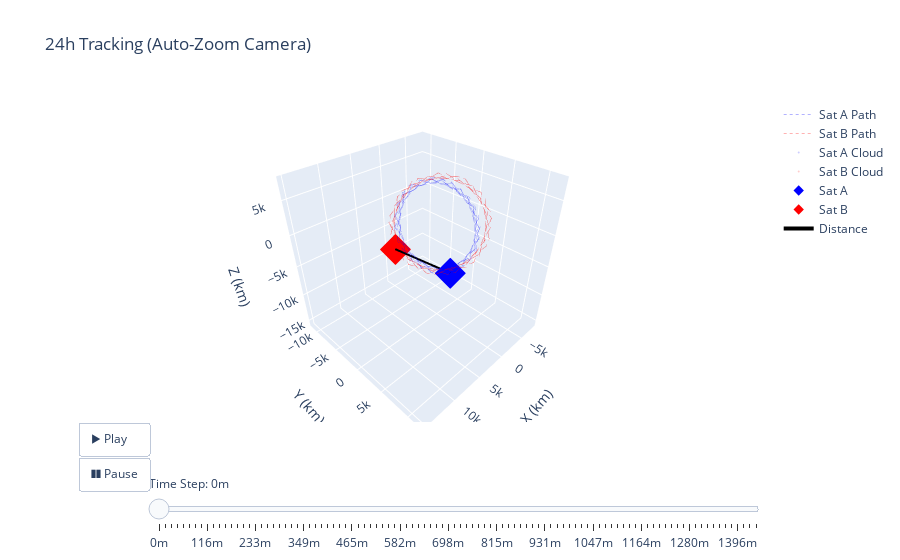

This figure's notebook cell:
### Code cell
import torch
import numpy as np
import pandas as pd
import math
import plotly.graph_objects as go
from sgp4.api import Satrec, WGS72

# --- 1. FORECAST ENGINE (Physics Fixed) ---
class ConjunctionForecaster:
    def __init__(self, assessor, tle1_A, tle2_A, tle1_B, tle2_B):
        self.assessor = assessor
        self.tle_A = (tle1_A, tle2_A)
        self.tle_B = (tle1_B, tle2_B)
        self.device = assessor.device

    def precompute_24h_tracks(self, start_time_str, steps=100):
        print(f"[-] Pre-computing {steps} frames for 24h forecast...")
        self.start_time = pd.to_datetime(start_time_str)
        self.times = np.linspace(0, 1440, steps) # 24 hours
        
        def get_track(tle, times_min):
            sat = Satrec.twoline2rv(*tle, WGS72)
            jd_epoch = sat.jdsatepoch + sat.jdsatepochF
            ts_epoch = pd.Timestamp(jd_epoch - 2440587.5, unit='D')
            
            # Offsets
            epoch_offset_min = (self.start_time - ts_epoch).total_seconds() / 60.0
            dt_since_epoch = times_min + epoch_offset_min
            
            # SGP4 (Julian Date)
            jd_sim = jd_epoch + (dt_since_epoch / 1440.0)
            e, r, v = sat.sgp4_array(jd_sim, np.zeros_like(jd_sim))
            
            # Handle NaNs
            r_np, v_np = np.array(r), np.array(v)
            if np.isnan(r_np).any(): r_np = np.nan_to_num(r_np)
            if np.isnan(v_np).any(): v_np = np.nan_to_num(v_np)

            # PINN Correction
            N = len(r_np)
            bstar = np.full((N, 1), sat.bstar)
            ndot = np.full((N, 1), sat.ndot)
            dt_in = dt_since_epoch.reshape(-1, 1)
            
            X_raw = np.hstack([r_np, v_np, bstar, ndot, dt_in])
            X_scaled = self.assessor.scaler_X.transform(X_raw)
            X_tensor = torch.tensor(X_scaled, dtype=torch.float32).to(self.device)
            t_tensor = torch.tensor(dt_in/1440.0, dtype=torch.float32).to(self.device)
            
            with torch.inference_mode():
                pred = self.assessor.model(X_tensor, t_tensor).cpu().numpy()
            
            corr = self.assessor.scaler_y.inverse_transform(pred)
            return r_np + corr[:, :3], v_np

        self.track_A, self.v_A = get_track(self.tle_A, self.times)
        self.track_B, self.v_B = get_track(self.tle_B, self.times)

    def generate_cloud(self, r, v, n_samples=200):
        # Reduced samples for smoother animation
        u_r = r / np.linalg.norm(r)
        h = np.cross(r, v)
        u_c = h / np.linalg.norm(h)
        u_i = np.cross(u_c, u_r)
        R_mat = np.stack([u_r, u_i, u_c], axis=1)
        # 50m Radial, 500m In-Track
        noise_ric = np.random.normal(0, [0.05, 0.50, 0.05], (n_samples, 3))
        return r + noise_ric @ R_mat.T

# --- 2. VISUALIZER WITH FOLLOW CAMERA ---
def visualize_forecast_animated(forecaster):
    print("[-] Building Follow-Camera Animation...")
    
    track_A = forecaster.track_A
    track_B = forecaster.track_B
    
    fig = go.Figure()

    # --- STATIC BACKGROUND (Whole Orbit) ---
    # We make these thin and transparent so they don't clutter the view
    fig.add_trace(go.Scatter3d(x=track_A[:,0], y=track_A[:,1], z=track_A[:,2],
                               mode='lines', name='Sat A Path', 
                               line=dict(color='blue', width=1, dash='dot'), opacity=0.3))
    fig.add_trace(go.Scatter3d(x=track_B[:,0], y=track_B[:,1], z=track_B[:,2],
                               mode='lines', name='Sat B Path', 
                               line=dict(color='red', width=1, dash='dot'), opacity=0.3))

    # --- DYNAMIC TRACES (Indices 2-6) ---
    cA = forecaster.generate_cloud(track_A[0], forecaster.v_A[0])
    cB = forecaster.generate_cloud(track_B[0], forecaster.v_B[0])
    
    fig.add_trace(go.Scatter3d(x=cA[:,0], y=cA[:,1], z=cA[:,2], mode='markers', name='Sat A Cloud',
                               marker=dict(size=2, color='blue', opacity=0.1))) 
    fig.add_trace(go.Scatter3d(x=cB[:,0], y=cB[:,1], z=cB[:,2], mode='markers', name='Sat B Cloud',
                               marker=dict(size=2, color='red', opacity=0.1))) 
    fig.add_trace(go.Scatter3d(x=[track_A[0,0]], y=[track_A[0,1]], z=[track_A[0,2]], mode='markers', name='Sat A',
                               marker=dict(size=8, color='blue', symbol='diamond'))) 
    fig.add_trace(go.Scatter3d(x=[track_B[0,0]], y=[track_B[0,1]], z=[track_B[0,2]], mode='markers', name='Sat B',
                               marker=dict(size=8, color='red', symbol='diamond'))) 
    fig.add_trace(go.Scatter3d(x=[track_A[0,0], track_B[0,0]], y=[track_A[0,1], track_B[0,1]], z=[track_A[0,2], track_B[0,2]],
                               mode='lines', name='Distance', line=dict(color='black', width=4)))

    # --- FRAMES WITH DYNAMIC CAMERA ---
    frames = []
    
    # Calculate global min/max miss distance to adapt zoom speed
    dists = np.linalg.norm(track_A - track_B, axis=1)
    
    for i, t_min in enumerate(forecaster.times):
        # 1. Update Data
        cloud_A = forecaster.generate_cloud(track_A[i], forecaster.v_A[i])
        cloud_B = forecaster.generate_cloud(track_B[i], forecaster.v_B[i])
        diff = track_A[i] - track_B[i]
        dist = np.linalg.norm(diff)
        
        # Risk Metric
        try:
            cov = np.cov((cloud_A - cloud_B).T)
            inv_cov = np.linalg.inv(cov)
            mahal = math.sqrt(diff.T @ inv_cov @ diff)
        except: mahal = 0.0
        
        status_color = "green" if mahal > 5 else "red"
        time_str = (forecaster.start_time + pd.Timedelta(minutes=t_min)).strftime("%H:%M")
        title_txt = f"Time: {time_str} (+{t_min:.0f}m) | Dist: {dist:.2f}km | <span style='color:{status_color}'>Risk: {mahal:.1f}σ</span>"

        # 2. CALCULATE CAMERA BOX (The "Follow" Logic)
        # Find midpoint between satellites
        mid = (track_A[i] + track_B[i]) / 2
        
        # Determine Zoom Level (Span)
        # If they are far apart (1000km), zoom out. If close (1km), zoom in.
        # We enforce a minimum box size of 50km so we don't get lost.
        span = max(50.0, dist * 1.5) 
        
        x_rng = [mid[0] - span, mid[0] + span]
        y_rng = [mid[1] - span, mid[1] + span]
        z_rng = [mid[2] - span, mid[2] + span]

        frames.append(go.Frame(
            data=[
                go.Scatter3d(x=cloud_A[:,0], y=cloud_A[:,1], z=cloud_A[:,2]),
                go.Scatter3d(x=cloud_B[:,0], y=cloud_B[:,1], z=cloud_B[:,2]),
                go.Scatter3d(x=[track_A[i,0]], y=[track_A[i,1]], z=[track_A[i,2]]),
                go.Scatter3d(x=[track_B[i,0]], y=[track_B[i,1]], z=[track_B[i,2]]),
                go.Scatter3d(x=[track_A[i,0], track_B[i,0]], y=[track_A[i,1], track_B[i,1]], z=[track_A[i,2], track_B[i,2]])
            ],
            traces=[2, 3, 4, 5, 6],
            layout=go.Layout(
                title=title_txt,
                scene=dict(
                    xaxis=dict(range=x_rng),
                    yaxis=dict(range=y_rng),
                    zaxis=dict(range=z_rng)
                )
            ),
            name=str(i)
        ))

    fig.frames = frames

    # --- INITIAL LAYOUT ---
    mid_start = (track_A[0] + track_B[0]) / 2
    span_start = max(50.0, np.linalg.norm(track_A[0]-track_B[0]) * 1.5)
    
    fig.update_layout(
        title="24h Tracking (Auto-Zoom Camera)",
        scene=dict(
            xaxis=dict(title='X (km)', range=[mid_start[0]-span_start, mid_start[0]+span_start]),
            yaxis=dict(title='Y (km)', range=[mid_start[1]-span_start, mid_start[1]+span_start]),
            zaxis=dict(title='Z (km)', range=[mid_start[2]-span_start, mid_start[2]+span_start]),
            aspectmode='cube' # Forces the defined ranges to appear cubic
        ),
        updatemenus=[{
            'type': 'buttons',
            'showactive': False,
            'y': 0, 'x': 0.1,
            'buttons': [{
                'label': '▶ Play',
                'method': 'animate',
                'args': [None, dict(frame=dict(duration=50, redraw=True), fromcurrent=True)]
            }, {
                'label': '❚❚ Pause',
                'method': 'animate',
                'args': [[], dict(frame=dict(duration=0, redraw=False), mode='immediate')]
            }]
        }],
        sliders=[{
            'currentvalue': {'prefix': 'Time Step: ', 'visible': True},
            'pad': {'t': 50},
            'len': 0.9, 'x': 0.1,
            'steps': [{'args': [[str(k)], dict(mode='immediate', frame=dict(duration=0, redraw=True))],
                       'label': f"{t:.0f}m", 'method': 'animate'} for k, t in enumerate(forecaster.times)]
        }]
    )
    
    fig.show()

# --- EXECUTION ---
# Scenario TLEs
tle1_A = "1 50803U 22001A   22011.83334491  .00918374  26886-3 -20449-2 0  9990"
tle2_A = "2 50803  53.2176 175.5863 0053823 179.7175 211.9048 15.94459142  2073"

# starlink 2
tle1_B = "1 50818U 22001R   25201.52391946  .00000770  00000-0  66461-4 0  9997"
tle2_B = "2 50818  53.2172 131.3553 0001321  87.3059 272.8085 15.08836309196634"

# closest debris
# tle1_B = "1 99999U 22001A   22011.83334491  .00918374  26886-3 -20449-2 0  9990"
# tle2_B = "2 99999  53.2100 175.6000 0053823 179.7175 211.9048 15.94459142 42073"

start_time = "2022-01-12 12:00:00"
forecaster = ConjunctionForecaster(assessor, tle1_A, tle2_A, tle1_B, tle2_B)
forecaster.precompute_24h_tracks(start_time, steps=100)
visualize_forecast_animated(forecaster)

### Figure 1 — Plotly figure (JSON) as saved in the notebook; plotly's stock layout.template omitted (floating-point values rounded to 4 significant figures; data arrays with more than 128 entries replaced by an {"elided": "..."} marker saying what was removed)
{"data": [{"line": {"color": "blue", "dash": "dot", "width": 1}, "mode": "lines", "name": "Sat A Path", "opacity": 0.3, "type": "scatter3d", "x": [1663.0, -4559.0, -6551.0, -2517.0, 3863.0, 6560.0, 3005.0, -3411.0, -6677.0, -3775.0, 2628.0, 6530.0, 4203.0, -2104.0, -6474.0, -4857.0, 1259.0, 6159.0, 5216.0, -694.1, -5961.0, -5713.0, -171.8, 5508.0, 5970.0, 750.2, -5179.0, -6305.0, -1601.0, 4592.0, 6418.0, 2168.0, -4164.0, -6608.0, -2955.0, 3452.0, 6566.0, 3452.0, -2959.0, -6611.0, -4164.0, 2142.0, 6402.0, 4580.0, -1597.0, -6296.0, -5176.0, 727.2, 5936.0, 5505.0, -177.3, -5689.0, -5948.0, -718.2, 5185.0, 6161.0, 1270.0, -4836.0, -6439.0, -2125.0, 4171.0, 6510.0, 2660.0, -3722.0, -6606.0, -3424.0, 2954.0, 6541.0, 3915.0, -2429.0, -6490.0, -4560.0, 1593.0, 6254.0, 4973.0, -1017.0, -6054.0, -5496.0, 154.1, 5658.0, 5786.0, 435.9, -5333.0, -6160.0, -1291.0, 4781.0, 6314.0, 1863.0, -4360.0, -6519.0, -2672.0, 3669.0, 6531.0, 3198.0, -3166.0, -6574.0, -3923.0, 2374.0, 6424.0, 4375.0], "y": [3706.0, 3358.0, -122.6, -3421.0, -3568.0, -318.3, 3270.0, 3770.0, 767.3, -2894.0, -3867.0, -1204.0, 2664.0, 4014.0, 1628.0, -2231.0, -3989.0, -2036.0, 1922.0, 4069.0, 2411.0, -1449.0, -3924.0, -2769.0, 1091.0, 3910.0, 3070.0, -586.6, -3687.0, -3368.0, 190.7, 3567.0, 3599.0, 305.5, -3274.0, -3801.0, -712.8, 3045.0, 3938.0, 1182.0, -2680.0, -4047.0, -1593.0, 2373.0, 4104.0, 2027.0, -1926.0, -4090.0, -2395.0, 1573.0, 4051.0, 2771.0, -1070.0, -3926.0, -3077.0, 686.3, 3806.0, 3382.0, -153.3, -3562.0, -3612.0, -235.7, 3368.0, 3822.0, 774.2, -3011.0, -3966.0, -1154.0, 2753.0, 4083.0, 1658.0, -2307.0, -4116.0, -2019.0, 1996.0, 4144.0, 2463.0, -1490.0, -4055.0, -2785.0, 1137.0, 3994.0, 3155.0, -591.6, -3786.0, -3410.0, 211.5, 3640.0, 3694.0, 338.3, -3321.0, -3862.0, -732.3, 3099.0, 4049.0, 1257.0, -2682.0, -4114.0, -1644.0, 2394.0], "z": [-5205.0, -3598.0, 1311.0, 5049.0, 4028.0, -824.2, -4893.0, -4336.0, 249.6, 4605.0, 4644.0, 300.7, -4351.0, -4891.0, -859.7, 3955.0, 5065.0, 1437.0, -3610.0, -5231.0, -1951.0, 3121.0, 5262.0, 2487.0, -2706.0, -5326.0, -2949.0, 2141.0, 5235.0, 3431.0, -1650.0, -5184.0, -3826.0, 1066.0, 4970.0, 4224.0, -524.9, -4787.0, -4525.0, -53.82, 4461.0, 4826.0, 622.8, -4166.0, -5018.0, -1187.0, 3737.0, 5205.0, 1742.0, -3370.0, -5266.0, -2259.0, 2845.0, 5338.0, 2779.0, -2411.0, -5295.0, -3212.0, 1824.0, 5218.0, 3693.0, -1329.0, -5081.0, -4040.0, 708.1, 4850.0, 4433.0, -179.5, -4622.0, -4690.0, -431.4, 4256.0, 4963.0, 977.6, -3938.0, -5127.0, -1557.0, 3468.0, 5258.0, 2089.0, -3063.0, -5318.0, -2605.0, 2507.0, 5302.0, 3100.0, -2039.0, -5255.0, -3529.0, 1425.0, 5092.0, 3963.0, -916.5, -4941.0, -4302.0, 292.8, 4639.0, 4639.0, 249.9, -4389.0]}, {"line": {"color": "red", "dash": "dot", "width": 1}, "mode": "lines", "name": "Sat B Path", "opacity": 0.3, "type": "scatter3d", "x": [5337.0, 3309.0, -1588.0, -5220.0, -4511.0, -63.04, 4357.0, 5009.0, 1353.0, -3522.0, -5495.0, -2894.0, 2076.0, 5207.0, 3855.0, -827.8, -4888.0, -4889.0, -830.1, 3851.0, 5191.0, 2068.0, -2877.0, -5466.0, -3505.0, 1342.0, 4972.0, 4316.0, -60.44, -4463.0, -5166.0, -1575.0, 3269.0, 5264.0, 2732.0, -2182.0, -5329.0, -4042.0, 586.3, 4637.0, 4684.0, 698.7, -3953.0, -5337.0, -2282.0, 2625.0, 5228.0, 3333.0, -1452.0, -5087.0, -4493.0, -175.9, 4209.0, 4951.0, 1434.0, -3370.0, -5401.0, -2938.0, 1932.0, 5085.0, 3858.0, -701.4, -4745.0, -4850.0, -928.8, 3698.0, 5114.0, 2131.0, -2727.0, -5356.0, -3529.0, 1205.0, 4838.0, 4299.0, 54.02, -4313.0, -5107.0, -1657.0, 3115.0, 5169.0, 2777.0, -2036.0, -5204.0, -4045.0, 458.5, 4493.0, 4645.0, 798.8, -3799.0, -5260.0, -2346.0, 2473.0, 5117.0, 3357.0, -1313.0, -4950.0, -4475.0, -291.5, 4058.0, 4893.0], "y": [-3099.0, 2376.0, 5835.0, 4352.0, -828.9, -5321.0, -5319.0, -824.0, 4357.0, 5850.0, 2382.0, -3117.0, -5989.0, -3800.0, 1593.0, 5632.0, 4902.0, 8.931, -4905.0, -5677.0, -1653.0, 3758.0, 5987.0, 3141.0, -2378.0, -5897.0, -4432.0, 772.5, 5315.0, 5358.0, 853.2, -4387.0, -5926.0, -2456.0, 3080.0, 6006.0, 3843.0, -1587.0, -5687.0, -4982.0, -70.43, 4891.0, 5712.0, 1687.0, -3779.0, -6058.0, -3217.0, 2334.0, 5906.0, 4475.0, -758.3, -5362.0, -5437.0, -919.0, 4365.0, 5954.0, 2494.0, -3092.0, -6072.0, -3921.0, 1537.0, 5688.0, 5022.0, 91.69, -4929.0, -5788.0, -1756.0, 3749.0, 6080.0, 3257.0, -2338.0, -5966.0, -4553.0, 702.8, 5355.0, 5474.0, 946.2, -4395.0, -6028.0, -2566.0, 3055.0, 6087.0, 3961.0, -1532.0, -5741.0, -5099.0, -152.0, 4914.0, 5820.0, 1788.0, -3771.0, -6150.0, -3331.0, 2294.0, 5973.0, 4592.0, -690.0, -5401.0, -5550.0, -1011.0], "z": [-2831.0, -5374.0, -3231.0, 1790.0, 5435.0, 4613.0, 19.57, -4448.0, -5009.0, -1192.0, 3778.0, 5685.0, 2913.0, -2189.0, -5293.0, -3779.0, 1075.0, 5161.0, 5011.0, 752.8, -4002.0, -5226.0, -1890.0, 3191.0, 5707.0, 3525.0, -1505.0, -5117.0, -4259.0, 345.3, 4799.0, 5325.0, 1476.0, -3483.0, -5350.0, -2551.0, 2551.0, 5631.0, 4078.0, -792.7, -4849.0, -4661.0, -388.0, 4357.0, 5548.0, 2176.0, -2900.0, -5377.0, -3165.0, 1869.0, 5460.0, 4563.0, -63.21, -4493.0, -4979.0, -1111.0, 3840.0, 5677.0, 2841.0, -2263.0, -5307.0, -3721.0, 1157.0, 5196.0, 4970.0, 670.4, -4056.0, -5206.0, -1812.0, 3260.0, 5709.0, 3459.0, -1584.0, -5141.0, -4208.0, 428.2, 4844.0, 5294.0, 1395.0, -3545.0, -5340.0, -2479.0, 2625.0, 5645.0, 4019.0, -874.3, -4884.0, -4620.0, -305.4, 4410.0, 5527.0, 2098.0, -2969.0, -5378.0, -3099.0, 1948.0, 5484.0, 4512.0, -146.1, -4537.0]}, {"marker": {"color": "blue", "opacity": 0.1, "size": 2}, "mode": "markers", "name": "Sat A Cloud", "type": "scatter3d", "x": {"elided": "200 float values"}, "y": {"elided": "200 float values"}, "z": {"elided": "200 float values"}}, {"marker": {"color": "red", "opacity": 0.1, "size": 2}, "mode": "markers", "name": "Sat B Cloud", "type": "scatter3d", "x": {"elided": "200 float values"}, "y": {"elided": "200 float values"}, "z": {"elided": "200 float values"}}, {"marker": {"color": "blue", "size": 8, "symbol": "diamond"}, "mode": "markers", "name": "Sat A", "type": "scatter3d", "x": [1663.0], "y": [3706.0], "z": [-5205.0]}, {"marker": {"color": "red", "size": 8, "symbol": "diamond"}, "mode": "markers", "name": "Sat B", "type": "scatter3d", "x": [5337.0], "y": [-3099.0], "z": [-2831.0]}, {"line": {"color": "black", "width": 4}, "mode": "lines", "name": "Distance", "type": "scatter3d", "x": [1663.0, 5337.0], "y": [3706.0, -3099.0], "z": [-5205.0, -2831.0]}], "layout": {"scene": {"aspectmode": "cube", "xaxis": {"range": [-8634.0, 15630.0], "title": {"text": "X (km)"}}, "yaxis": {"range": [-11830.0, 12440.0], "title": {"text": "Y (km)"}}, "zaxis": {"range": [-16150.0, 8116.0], "title": {"text": "Z (km)"}}}, "sliders": [{"currentvalue": {"prefix": "Time Step: ", "visible": true}, "len": 0.9, "pad": {"t": 50}, "steps": [{"args": [["0"], {"frame": {"duration": 0, "redraw": true}, "mode": "immediate"}], "label": "0m", "method": "animate"}, {"args": [["1"], {"frame": {"duration": 0, "redraw": true}, "mode": "immediate"}], "label": "15m", "method": "animate"}, {"args": [["2"], {"frame": {"duration": 0, "redraw": true}, "mode": "immediate"}], "label": "29m", "method": "animate"}, {"args": [["3"], {"frame": {"duration": 0, "redraw": true}, "mode": "immediate"}], "label": "44m", "method": "animate"}, {"args": [["4"], {"frame": {"duration": 0, "redraw": true}, "mode": "immediate"}], "label": "58m", "method": "animate"}, {"args": [["5"], {"frame": {"duration": 0, "redraw": true}, "mode": "immediate"}], "label": "73m", "method": "animate"}, {"args": [["6"], {"frame": {"duration": 0, "redraw": true}, "mode": "immediate"}], "label": "87m", "method": "animate"}, {"args": [["7"], {"frame": {"duration": 0, "redraw": true}, "mode": "immediate"}], "label": "102m", "method": "animate"}, {"args": [["8"], {"frame": {"duration": 0, "redraw": true}, "mode": "immediate"}], "label": "116m", "method": "animate"}, {"args": [["9"], {"frame": {"duration": 0, "redraw": true}, "mode": "immediate"}], "label": "131m", "method": "animate"}, {"args": [["10"], {"frame": {"duration": 0, "redraw": true}, "mode": "immediate"}], "label": "145m", "method": "animate"}, {"args": [["11"], {"frame": {"duration": 0, "redraw": true}, "mode": "immediate"}], "label": "160m", "method": "animate"}, {"args": [["12"], {"frame": {"duration": 0, "redraw": true}, "mode": "immediate"}], "label": "175m", "method": "animate"}, {"args": [["13"], {"frame": {"duration": 0, "redraw": true}, "mode": "immediate"}], "label": "189m", "method": "animate"}, {"args": [["14"], {"frame": {"duration": 0, "redraw": true}, "mode": "immediate"}], "label": "204m", "method": "animate"}, {"args": [["15"], {"frame": {"duration": 0, "redraw": true}, "mode": "immediate"}], "label": "218m", "method": "animate"}, {"args": [["16"], {"frame": {"duration": 0, "redraw": true}, "mode": "immediate"}], "label": "233m", "method": "animate"}, {"args": [["17"], {"frame": {"duration": 0, "redraw": true}, "mode": "immediate"}], "label": "247m", "method": "animate"}, {"args": [["18"], {"frame": {"duration": 0, "redraw": true}, "mode": "immediate"}], "label": "262m", "method": "animate"}, {"args": [["19"], {"frame": {"duration": 0, "redraw": true}, "mode": "immediate"}], "label": "276m", "method": "animate"}, {"args": [["20"], {"frame": {"duration": 0, "redraw": true}, "mode": "immediate"}], "label": "291m", "method": "animate"}, {"args": [["21"], {"frame": {"duration": 0, "redraw": true}, "mode": "immediate"}], "label": "305m", "method": "animate"}, {"args": [["22"], {"frame": {"duration": 0, "redraw": true}, "mode": "immediate"}], "label": "320m", "method": "animate"}, {"args": [["23"], {"frame": {"duration": 0, "redraw": true}, "mode": "immediate"}], "label": "335m", "method": "animate"}, {"args": [["24"], {"frame": {"duration": 0, "redraw": true}, "mode": "immediate"}], "label": "349m", "method": "animate"}, {"args": [["25"], {"frame": {"duration": 0, "redraw": true}, "mode": "immediate"}], "label": "364m", "method": "animate"}, {"args": [["26"], {"frame": {"duration": 0, "redraw": true}, "mode": "immediate"}], "label": "378m", "method": "animate"}, {"args": [["27"], {"frame": {"duration": 0, "redraw": true}, "mode": "immediate"}], "label": "393m", "method": "animate"}, {"args": [["28"], {"frame": {"duration": 0, "redraw": true}, "mode": "immediate"}], "label": "407m", "method": "animate"}, {"args": [["29"], {"frame": {"duration": 0, "redraw": true}, "mode": "immediate"}], "label": "422m", "method": "animate"}, {"args": [["30"], {"frame": {"duration": 0, "redraw": true}, "mode": "immediate"}], "label": "436m", "method": "animate"}, {"args": [["31"], {"frame": {"duration": 0, "redraw": true}, "mode": "immediate"}], "label": "451m", "method": "animate"}, {"args": [["32"], {"frame": {"duration": 0, "redraw": true}, "mode": "immediate"}], "label": "465m", "method": "animate"}, {"args": [["33"], {"frame": {"duration": 0, "redraw": true}, "mode": "immediate"}], "label": "480m", "method": "animate"}, {"args": [["34"], {"frame": {"duration": 0, "redraw": true}, "mode": "immediate"}], "label": "495m", "method": "animate"}, {"args": [["35"], {"frame": {"duration": 0, "redraw": true}, "mode": "immediate"}], "label": "509m", "method": "animate"}, {"args": [["36"], {"frame": {"duration": 0, "redraw": true}, "mode": "immediate"}], "label": "524m", "method": "animate"}, {"args": [["37"], {"frame": {"duration": 0, "redraw": true}, "mode": "immediate"}], "label": "538m", "method": "animate"}, {"args": [["38"], {"frame": {"duration": 0, "redraw": true}, "mode": "immediate"}], "label": "553m", "method": "animate"}, {"args": [["39"], {"frame": {"duration": 0, "redraw": true}, "mode": "immediate"}], "label": "567m", "method": "animate"}, {"args": [["40"], {"frame": {"duration": 0, "redraw": true}, "mode": "immediate"}], "label": "582m", "method": "animate"}, {"args": [["41"], {"frame": {"duration": 0, "redraw": true}, "mode": "immediate"}], "label": "596m", "method": "animate"}, {"args": [["42"], {"frame": {"duration": 0, "redraw": true}, "mode": "immediate"}], "label": "611m", "method": "animate"}, {"args": [["43"], {"frame": {"duration": 0, "redraw": true}, "mode": "immediate"}], "label": "625m", "method": "animate"}, {"args": [["44"], {"frame": {"duration": 0, "redraw": true}, "mode": "immediate"}], "label": "640m", "method": "animate"}, {"args": [["45"], {"frame": {"duration": 0, "redraw": true}, "mode": "immediate"}], "label": "655m", "method": "animate"}, {"args": [["46"], {"frame": {"duration": 0, "redraw": true}, "mode": "immediate"}], "label": "669m", "method": "animate"}, {"args": [["47"], {"frame": {"duration": 0, "redraw": true}, "mode": "immediate"}], "label": "684m", "method": "animate"}, {"args": [["48"], {"frame": {"duration": 0, "redraw": true}, "mode": "immediate"}], "label": "698m", "method": "animate"}, {"args": [["49"], {"frame": {"duration": 0, "redraw": true}, "mode": "immediate"}], "label": "713m", "method": "animate"}, {"args": [["50"], {"frame": {"duration": 0, "redraw": true}, "mode": "immediate"}], "label": "727m", "method": "animate"}, {"args": [["51"], {"frame": {"duration": 0, "redraw": true}, "mode": "immediate"}], "label": "742m", "method": "animate"}, {"args": [["52"], {"frame": {"duration": 0, "redraw": true}, "mode": "immediate"}], "label": "756m", "method": "animate"}, {"args": [["53"], {"frame": {"duration": 0, "redraw": true}, "mode": "immediate"}], "label": "771m", "method": "animate"}, {"args": [["54"], {"frame": {"duration": 0, "redraw": true}, "mode": "immediate"}], "label": "785m", "method": "animate"}, {"args": [["55"], {"frame": {"duration": 0, "redraw": true}, "mode": "immediate"}], "label": "800m", "method": "animate"}, {"args": [["56"], {"frame": {"duration": 0, "redraw": true}, "mode": "immediate"}], "label": "815m", "method": "animate"}, {"args": [["57"], {"frame": {"duration": 0, "redraw": true}, "mode": "immediate"}], "label": "829m", "method": "animate"}, {"args": [["58"], {"frame": {"duration": 0, "redraw": true}, "mode": "immediate"}], "label": "844m", "method": "animate"}, {"args": [["59"], {"frame": {"duration": 0, "redraw": true}, "mode": "immediate"}], "label": "858m", "method": "animate"}, {"args": [["60"], {"frame": {"duration": 0, "redraw": true}, "mode": "immediate"}], "label": "873m", "method": "animate"}, {"args": [["61"], {"frame": {"duration": 0, "redraw": true}, "mode": "immediate"}], "label": "887m", "method": "animate"}, {"args": [["62"], {"frame": {"duration": 0, "redraw": true}, "mode": "immediate"}], "label": "902m", "method": "animate"}, {"args": [["63"], {"frame": {"duration": 0, "redraw": true}, "mode": "immediate"}], "label": "916m", "method": "animate"}, {"args": [["64"], {"frame": {"duration": 0, "redraw": true}, "mode": "immediate"}], "label": "931m", "method": "animate"}, {"args": [["65"], {"frame": {"duration": 0, "redraw": true}, "mode": "immediate"}], "label": "945m", "method": "animate"}, {"args": [["66"], {"frame": {"duration": 0, "redraw": true}, "mode": "immediate"}], "label": "960m", "method": "animate"}, {"args": [["67"], {"frame": {"duration": 0, "redraw": true}, "mode": "immediate"}], "label": "975m", "method": "animate"}, {"args": [["68"], {"frame": {"duration": 0, "redraw": true}, "mode": "immediate"}], "label": "989m", "method": "animate"}, {"args": [["69"], {"frame": {"duration": 0, "redraw": true}, "mode": "immediate"}], "label": "1004m", "method": "animate"}, {"args": [["70"], {"frame": {"duration": 0, "redraw": true}, "mode": "immediate"}], "label": "1018m", "method": "animate"}, {"args": [["71"], {"frame": {"duration": 0, "redraw": true}, "mode": "immediate"}], "label": "1033m", "method": "animate"}, {"args": [["72"], {"frame": {"duration": 0, "redraw": true}, "mode": "immediate"}], "label": "1047m", "method": "animate"}, {"args": [["73"], {"frame": {"duration": 0, "redraw": true}, "mode": "immediate"}], "label": "1062m", "method": "animate"}, {"args": [["74"], {"frame": {"duration": 0, "redraw": true}, "mode": "immediate"}], "label": "1076m", "method": "animate"}, {"args": [["75"], {"frame": {"duration": 0, "redraw": true}, "mode": "immediate"}], "label": "1091m", "method": "animate"}, {"args": [["76"], {"frame": {"duration": 0, "redraw": true}, "mode": "immediate"}], "label": "1105m", "method": "animate"}, {"args": [["77"], {"frame": {"duration": 0, "redraw": true}, "mode": "immediate"}], "label": "1120m", "method": "animate"}, {"args": [["78"], {"frame": {"duration": 0, "redraw": true}, "mode": "immediate"}], "label": "1135m", "method": "animate"}, {"args": [["79"], {"frame": {"duration": 0, "redraw": true}, "mode": "immediate"}], "label": "1149m", "method": "animate"}, {"args": [["80"], {"frame": {"duration": 0, "redraw": true}, "mode": "immediate"}], "label": "1164m", "method": "animate"}, {"args": [["81"], {"frame": {"duration": 0, "redraw": true}, "mode": "immediate"}], "label": "1178m", "method": "animate"}, {"args": [["82"], {"frame": {"duration": 0, "redraw": true}, "mode": "immediate"}], "label": "1193m", "method": "animate"}, {"args": [["83"], {"frame": {"duration": 0, "redraw": true}, "mode": "immediate"}], "label": "1207m", "method": "animate"}, {"args": [["84"], {"frame": {"duration": 0, "redraw": true}, "mode": "immediate"}], "label": "1222m", "method": "animate"}, {"args": [["85"], {"frame": {"duration": 0, "redraw": true}, "mode": "immediate"}], "label": "1236m", "method": "animate"}, {"args": [["86"], {"frame": {"duration": 0, "redraw": true}, "mode": "immediate"}], "label": "1251m", "method": "animate"}, {"args": [["87"], {"frame": {"duration": 0, "redraw": true}, "mode": "immediate"}], "label": "1265m", "method": "animate"}, {"args": [["88"], {"frame": {"duration": 0, "redraw": true}, "mode": "immediate"}], "label": "1280m", "method": "animate"}, {"args": [["89"], {"frame": {"duration": 0, "redraw": true}, "mode": "immediate"}], "label": "1295m", "method": "animate"}, {"args": [["90"], {"frame": {"duration": 0, "redraw": true}, "mode": "immediate"}], "label": "1309m", "method": "animate"}, {"args": [["91"], {"frame": {"duration": 0, "redraw": true}, "mode": "immediate"}], "label": "1324m", "method": "animate"}, {"args": [["92"], {"frame": {"duration": 0, "redraw": true}, "mode": "immediate"}], "label": "1338m", "method": "animate"}, {"args": [["93"], {"frame": {"duration": 0, "redraw": true}, "mode": "immediate"}], "label": "1353m", "method": "animate"}, {"args": [["94"], {"frame": {"duration": 0, "redraw": true}, "mode": "immediate"}], "label": "1367m", "method": "animate"}, {"args": [["95"], {"frame": {"duration": 0, "redraw": true}, "mode": "immediate"}], "label": "1382m", "method": "animate"}, {"args": [["96"], {"frame": {"duration": 0, "redraw": true}, "mode": "immediate"}], "label": "1396m", "method": "animate"}, {"args": [["97"], {"frame": {"duration": 0, "redraw": true}, "mode": "immediate"}], "label": "1411m", "method": "animate"}, {"args": [["98"], {"frame": {"duration": 0, "redraw": true}, "mode": "immediate"}], "label": "1425m", "method": "animate"}, {"args": [["99"], {"frame": {"duration": 0, "redraw": true}, "mode": "immediate"}], "label": "1440m", "method": "animate"}], "x": 0.1}], "title": {"text": "24h Tracking (Auto-Zoom Camera)"}, "updatemenus": [{"buttons": [{"args": [null, {"frame": {"duration": 50, "redraw": true}, "fromcurrent": true}], "label": "▶ Play", "method": "animate"}, {"args": [[], {"frame": {"duration": 0, "redraw": false}, "mode": "immediate"}], "label": "❚❚ Pause", "method": "animate"}], "showactive": false, "type": "buttons", "x": 0.1, "y": 0}]}}
